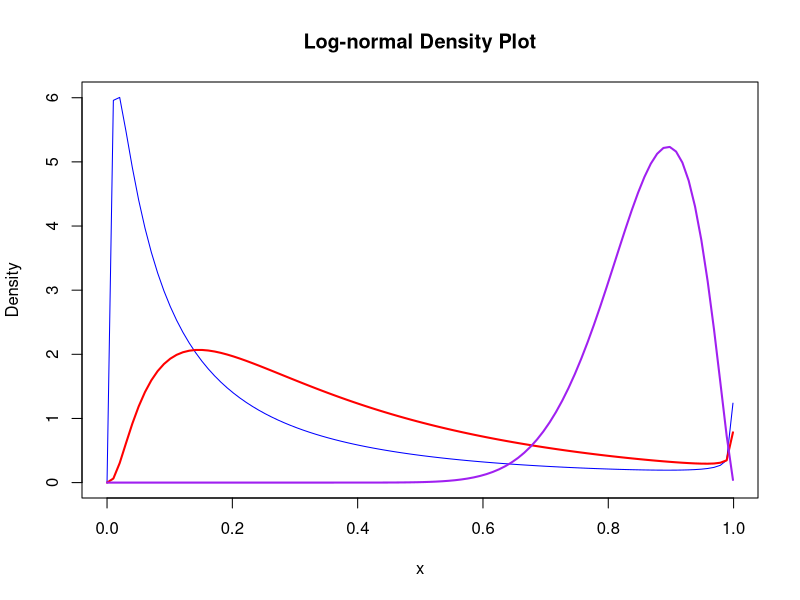

Here is the R script that generated this plot:
# Define the parameters
n <- 42  # Number of trials (total mutations)
p <- 0.5  # Probability of success (proportion of shared mutations)

# Generate the probability values
probabilities <- dbinom(0:42, size = 42, prob = p)

# Update the first 7 rows with the specified probability value
probabilities[1:6] <- 0.001
probabilities[7] <- 0.137
# Convert the vector to a column vector
probabilities
# Create the data frame
probability <- data.frame(Probability = probabilities)



##############
# Define the number of rows and columns
num_rows <- 43
num_cols <- 49

# Create a vector of zeros
zero_vector <- rep(0, num_rows * num_cols)

# Reshape the vector into a matrix with the desired dimensions
zero_matrix <- matrix(zero_vector, nrow = num_rows, ncol = num_cols)

# Create the data frame from the matrix
mutation <- as.data.frame(zero_matrix)


##############


# Concatenate probability and mutation data frames
details <- cbind(probability, mutation)

# Rename the data frame
details <- setNames(details, c("probability", paste0("Tumour Pair", 1:49)))

# View the resulting data frame

details[, 2] <- c(rep(0, 7), rep(2, 16), rep(0, nrow(details) - 23))
details[, 3] <- c(rep(0, 7), rep(2, 6), rep(0, nrow(details) - 13))
details[, 4] <- c(rep(0, 7), rep(2, 9), rep(0, nrow(details) - 16))
details[, 5] <- c(rep(0, 7), rep(2, 18), rep(0, nrow(details) - 25))
details[, 6] <- c(rep(0, 7), rep(2, 11), rep(0, nrow(details) - 18))
details[, 7] <- c(rep(1, 1), rep(0, 6),rep(2, 6), rep(0, nrow(details) - 13))
details[, 8] <- c(rep(0, 7), rep(2, 5), rep(0, nrow(details) - 12))
details[, 9] <- c(rep(0, 7), rep(2, 17), rep(0, nrow(details) - 24))
details[, 10] <- c(rep(0, 7), rep(2, 6), rep(0, nrow(details) - 13))
details[, 11] <- c(rep(0, 7), rep(2, 13), rep(0, nrow(details) - 20))
details[, 12] <- c(rep(0, 7), rep(2, 18), rep(0, nrow(details) - 25))
details[, 13] <- c(rep(0, 7), rep(2, 14), rep(0, nrow(details) - 21))
details[, 14] <- c(rep(0, 7), rep(2, 10), rep(0, nrow(details) - 17))
details[, 15] <- c(rep(0, 7), rep(2, 7), rep(0, nrow(details) - 14))
details[, 16] <- c(rep(0, 7), rep(2, 14), rep(0, nrow(details) - 21))
details[, 17] <- c(rep(0, 7), rep(2, 7), rep(0, nrow(details) - 14))
details[, 18] <- c(rep(0, 7), rep(2, 10), rep(0, nrow(details) - 17))
details[, 19] <- c(rep(0, 7), rep(2, 11), rep(0, nrow(details) - 18))
details[, 20] <- c(rep(0, 7), rep(2, 9), rep(0, nrow(details) - 16))
details[, 21] <- c(rep(0, 7), rep(2, 4), rep(0, nrow(details) - 11))
details[, 22] <- c(rep(0, 7), rep(2, 11), rep(0, nrow(details) - 18))
details[, 23] <- c(rep(0, 7), rep(2, 11), rep(0, nrow(details) - 18))
details[, 24] <- c(rep(0, 7), rep(2, 9), rep(0, nrow(details) - 16))
details[, 25] <- c(rep(0, 7), rep(2, 10), rep(0, nrow(details) - 17))
details[, 26] <- c(rep(0, 7), rep(2, 9), rep(0, nrow(details) - 16))
details[, 27] <- c(rep(0, 1),rep(1, 3), rep(0, 3),rep(2, 1), rep(0, nrow(details) - 8))
details[, 28] <- c(rep(0, 7), rep(2, 10), rep(0, nrow(details) - 17))
details[, 29] <- c(rep(0, 7), rep(2, 11), rep(0, nrow(details) - 18))
details[, 30] <- c(rep(0, 7), rep(2, 9), rep(0, nrow(details) - 16))
details[, 31] <- c(rep(0, 7), rep(2, 8), rep(0, nrow(details) - 15))
details[, 32] <- c(rep(0, 7), rep(2, 30), rep(0, nrow(details) - 37))
details[, 33] <- c(rep(0, 7), rep(2, 7), rep(0, nrow(details) - 14))
details[, 27] <- c(rep(0, 4),rep(1, 2),rep(0, 1),rep(2, 1), rep(0, nrow(details) - 8))
details[, 35] <- c(rep(0, 7), rep(2, 12), rep(0, nrow(details) - 19))
details[, 36] <- c(rep(0, 7), rep(2, 7), rep(0, nrow(details) - 14))
details[, 37] <- c(rep(0, 7), rep(2, 7), rep(0, nrow(details) - 14))
details[, 38] <- c(rep(0, 7), rep(2, 5), rep(0, nrow(details) - 12))
details[, 39] <- c(rep(0, 7), rep(2, 8), rep(0, nrow(details) - 15))
details[, 40] <- c(rep(0, 6),rep(1, 1),rep(2, 10), rep(0, nrow(details) - 17))
details[, 41] <- c(rep(0, 7), rep(2, 9), rep(0, nrow(details) - 16))
details[, 42] <- c(rep(0, 7), rep(2, 36))
details[, 43] <- c(rep(0, 6),rep(1, 1),rep(2, 3), rep(0, nrow(details) - 10))
details[, 44] <- c(rep(0, 7), rep(2, 7), rep(0, nrow(details) - 14))
details[, 45] <- c(rep(0, 7), rep(2, 4), rep(0, nrow(details) - 11))
details[, 46] <- c(rep(0, 7), rep(2, 4), rep(0, nrow(details) - 11))
details[, 47] <- c(rep(0, 7), rep(2, 3), rep(0, nrow(details) - 10))
details[, 48] <- c(rep(0, 6),rep(1, 1),rep(2, 5), rep(0, nrow(details) - 12))
details[, 49] <- c(rep(0, 7), rep(2, 12), rep(0, nrow(details) - 19))
details[, 50] <- c(rep(0, 7), rep(2, 4), rep(0, nrow(details) - 11))


# Convert details data frame to a matrix
details_matrix <- as.matrix(details)



#########################
# calculates the density of a log-normal distribution at specified points in the vector xigrid
xidens <- function(pmu, psig, xigrid) { sapply(xigrid, function(x) dlnorm(-log(1-x), pmu, psig)/(1-x)) }

tolerance=0.000001
pmu1=-2;psig1=1.5
pmu2=-1;psig2=1
pmu3=0.7;psig3=0.3
# Define xigrid
xigrid <- seq(0.000001, 0.999, length.out = 100)  # Example: 100 grid points from 0 to 1


# Compute the density
density1 <- xidens(pmu1, psig1, xigrid)
density2 <- xidens(pmu2, psig2, xigrid)
density3 <- xidens(pmu3, psig3, xigrid)


# Plot the density
plot(xigrid, density1,col="blue" ,type = "l", xlab = "x", ylab = "Density", main = "Log-normal Density Plot")
lines(xigrid, density2, col = "red", lwd = 2)
lines(xigrid, density3, col = "purple", lwd = 2)


############################################################################

# grid.lik=calculate the likelihood of a set of mutations 
grid.lik <- function(xigrid, mutns, probamut) {
  # find the index of shared and private mutations for each case
  mutidx <- apply(mutns, 2, function(muts) {
    ishared <- which(muts==1)
    iprivate <- which(muts==2)
    list(ishared, iprivate)
  })
  sapply(xigrid, function(xi, probamut, mutidx) {
    # p is the conditional prob of shared mutation
    p <- {xi + {1-xi}*probamut}/{xi + {1-xi}*{2-probamut}}
    # helper vectors
    logp <- log(p)
    log1p <- log(1-p)                    # ii represents an element of mutidx, ii is automatically taken from mutidx
    # unlist =convert the resulting list into a vector.
    # lapply = apply a given function to each element of a list or vector.
    unlist(lapply(mutidx, function(ii, logp, log1p) {  # sub function computes the likelihood for each case based on the indices of shared and private mutations, and the corresponding logarithms of conditional probabilities.   
      exp(sum(logp[ii[[1]]]) + sum(log1p[ii[[2]]]))  # sum(logp[ii[[1]]]=sum of logarithms of the conditional probabilities for shared mutations.
    }, logp, log1p))                                 # sum(log1p[ii[[2]]])=sum of logarithms of the conditional probabilities for private mutations.
  }, probamut, mutidx)
}


mutmat=details_matrix
probamut <- mutmat[, 1]
mutns <- mutmat[, -1]

#############################################################################

#____________________       Auxiliary functions


clonEM <- function(mutmat, init.para, xigrid, conv.crit, niter) {
  
  probamut <- mutmat[, 1]
  mutns <- mutmat[, -1]
  # number of cases
  ncase <- ncol(mutns)
  # number of grid points
  ngrid <- length(xigrid)
  # initialize parameters (mu, sigma, pi)
  para <- init.para
  # probability of matches for given clonality signal
  pYj0 <- grid.lik(0, mutns, probamut)
  pYj <- grid.lik(xigrid, mutns, probamut)
  # clonality signal density for xigrid
  g <- xidens(para[1], para[2], xigrid)
  gj <- rep(0, ngrid)
  vxij <- exij <- vpij <- rep(NA_real_, ncase)
  zz <- log(-log(1-xigrid))
  
  # E-step
  for(j in 1:ncase) {
    # product density
    gj <- pYj[j,]*g
    # integral
    igj <- sum(gj)/ngrid
    # conditional estimate of case being clonal (## clonality probabilities (vpij))
    vpij[j] <- para[3]*igj/((1-para[3])*pYj0[j] + para[3]*igj)
    # expected value of zz 
    exij[j] <- sum(zz*gj)/sum(gj)
    # variance of zz 
    vxij[j] <- sum((zz^2)*gj)/sum(gj) - exij[j]^2
  }
  #M-step
  # estimate the parameters from maximizing the conditional expectation
  para[1] <- sum(vpij*exij)/sum(vpij)
  para[2] <- max(0.1, sqrt(sum(vpij*(exij - para[1])^2)/sum(vpij)))
  para[3] <- sum(vpij)/ncase
  # iterate through the parameters
  ii <- 1
  conv <- 0
  while(conv == 0 & ii <= niter) {
    prev <- para
    g <- xidens(para[1], para[2], xigrid)
    for(j in 1:ncase) { 
      gj <- pYj[j,]*g
      igj <- sum(gj)/ngrid
      vpij[j] <- para[3]*igj/((1-para[3])*pYj0[j] + para[3]*igj)
      exij[j] <- sum(zz*gj)/sum(gj)
    }
    para[1] <- sum(vpij*exij)/sum(vpij)
    # variance is expectation of variance + variance of expectation
    vxi <- sum(vpij*vxij)/sum(vpij) + sum(vpij*(exij - para[1])^2)/sum(vpij)
    # lower bound sigma by 0.1
    para[2] <- max(0.1, sqrt(vxi))
    para[3] <- sum(vpij)/ncase
    #convergence reached
    #if( max(abs(para - prev)) < conv.crit ) conv <- 1
    if (!any(is.na(para)) && !any(is.na(prev)) && max(abs(para - prev), na.rm = TRUE) < conv.crit) conv <- 1
    
    ii <- ii + 1
  }
  return( list(para = para, n.iter = (ii-1), convergence = conv) )
}





# Prepare initial parameters (mu, sigma, pi)
init.para <- c(-1, 1, 0.1)  # You may need to adjust these initial values based on your data and prior knowledge.

# Define xigrid
xigrid <- seq(0.00001, 0.999, length.out = 500)

# Set convergence criterion and maximum number of iterations
conv.crit <- 0.001
niter <- 1000

# Call the clonEM function
result <- clonEM(mutmat, init.para, xigrid, conv.crit, niter)




# Print the result

print(result)

cat("Estimated proportion of clonality Actual 6 cases =",result$para[3])


##### Best estimate under Actual 6 cases   is 0.05084





